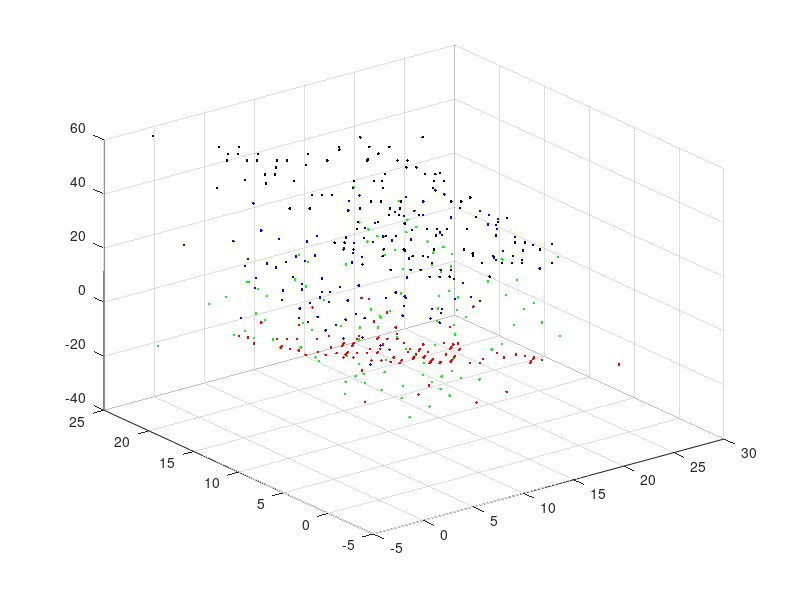

The MATLAB source for this figure: (Note: this script raises an error after producing the figure.)
    %Tim Zaman (1316249), 2010, TU Delft, MSc:ME:BME:BMD:BR

    clc

    close all

    clear all

     

    %Define variables

    nrs=100; %amount of numbers

    maxnr=20; %max amount of X or Y

     

    n(1,:)=[1 1 1];  %1st plane normal vector

    n(2,:)=[1 1 -1]; %2nd plane normal vector

    n(3,:)=[-1 0 1]; %3rd plane normal vector

    n(4,:)=[1 -1 1]; %4th plane normal vector

    ro=[10 20 10 40];

     

    %Make random points...

    for i=1:4 %for 4 different planes

     

    %Declarate 100 random x's and y's (p1 and p2)

    p(1:nrs,1:2,i)=randi(maxnr,nrs,2);

    %From the previous, calculate the Z

    p(1:nrs,3,i)=(ro(i)-n(i,1)*p(1:nrs,1,i)-n(i,2).*p(1:nrs,2,i))/n(i,3);

     

    %Add some random points

    for ii=1:20 %10 points

    randpt=p(randi(nrs),1:3,i);  %take an random existing point

    randvar=(randi(14,1,3)-7);       %adapt that randomly +-7

    p(nrs+ii,1:3,i)=randpt+randvar; %put behind pointmatrix

    end

     

    end

     

    %combine the four dataset-planes we have made into one

    p_tot=[p(:,:,1);p(:,:,2);p(:,:,3);p(:,:,4)];

     

    figure

    plot3(p(:,1,1),p(:,2,1),p(:,3,1),'.r')

    hold on; grid on

    plot3(p(:,1,2),p(:,2,2),p(:,3,2),'.g')

    plot3(p(:,1,3),p(:,2,3),p(:,3,3),'.b')

    plot3(p(:,1,4),p(:,2,4),p(:,3,4),'.k')

     

    no=3;%smallest number of points required

    k=5;%number of iterations

    t=2;%threshold used to id a point that fits well

    d=70;%number of nearby points required

     

    %Initialize samples to pick from

    samples_pick=[1:1:length(p_tot)];

    p_pick=p_tot;

    for i=1:4 %Search for 4 planes

     

    [p_best,n_best,ro_best,X_best,Y_best,Z_best,error_best,samples_used]=local_ransac_tim(p_pick,no,k,t,d);

     

    samples_pick=[1:1:length(p_pick)];

     

    %Remove just used points from points for next plane

    for ii=1:length(samples_used) %In lack for a better way to do it used a loop

    samples_pick=samples_pick(samples_pick~=samples_used(ii)); %remove first

    end

     

    p_pick=p_pick(samples_pick,:);

     

    pause(.5)

    plot3(p_best(:,1),p_best(:,2),p_best(:,3),'ok')

    mesh(X_best,Y_best,Z_best);colormap([.8 .8 .8])

    beep

    end